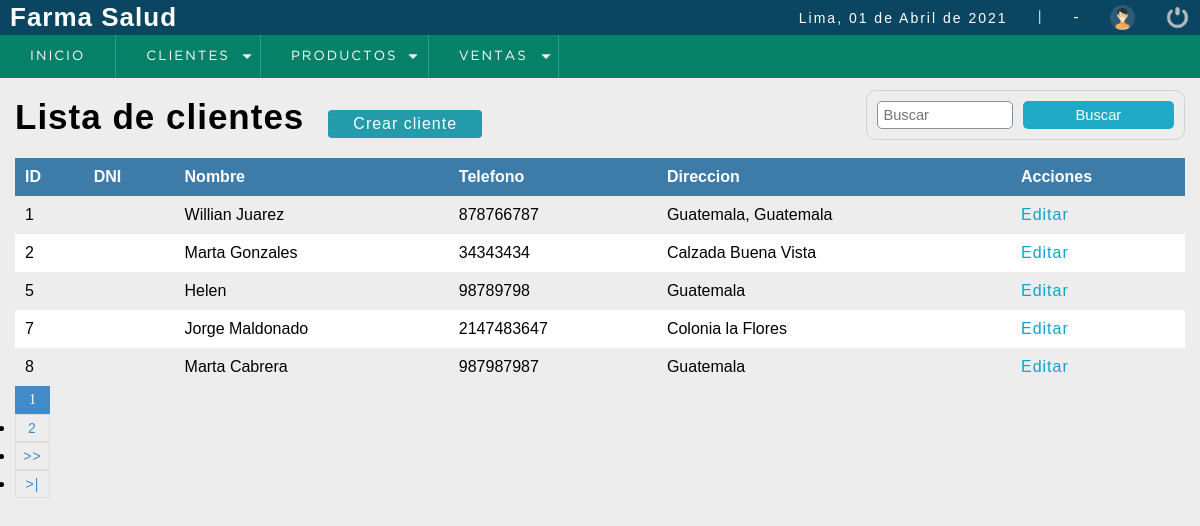
Page /sistema/lista_clientes.php (signed in) on the committed database.
### tables this page shows
CREATE TABLE `cliente` (
  `idcliente` int(11) NOT NULL,
  `nit` int(11) DEFAULT NULL,
  
  `nombre` varchar(80) DEFAULT NULL,
  `telefono` int(11) DEFAULT NULL,
  `direccion` text,
  `dateadd` datetime NOT NULL DEFAULT CURRENT_TIMESTAMP,
  `usuario_id` int(11) NOT NULL,
  `estatus` int(11) NOT NULL DEFAULT '1'
);

### sistema/includes/functions.php (called while the page is built, shortened)
<?php
	function fechaC(){
		$mes = array("","Enero",
					  "Febrero",
					  "Marzo",
					  "Abril",
					  "Mayo",
					  "Junio",
					  "Julio",
					  "Agosto",
					  "Septiembre",
					  "Octubre",
					  "Noviembre",
					  "Diciembre");
		return date('d')." de ". $mes[date('n')] . " de " . date('Y');
	}
 ?>

### sistema/lista_clientes.php (the view, shortened to what this page needs)
<?php
	include "../conexion.php";
 ?>
<!DOCTYPE html>
<html lang="en">
<head>
	<?php include "includes/scripts.php"; ?>
</head>
<body>
	<?php include "includes/header.php"; ?>
	<section id="container">
		<h1>Lista de clientes</h1>
		<a href="registro_cliente.php" class="btn_new">Crear cliente</a>
		<form action="buscar_cliente.php" method="get" class="form_search">
			<input type="text" name="busqueda" id="busqueda" placeholder="Buscar">
			<input type="submit" value="Buscar" class="btn_search">
		</form>
		<table>
			<tr>
				<th>ID</th>
				<th>DNI</th>
				<th>Nombre</th>
				<th>Telefono</th>
				<th>Direccion</th>
				<th>Acciones</th>
			</tr>
		<?php
			$sql_registe = mysqli_query($conection,"SELECT COUNT(*) as total_registro FROM cliente WHERE estatus = 1 ");
			$result_register = mysqli_fetch_array($sql_registe);
			$total_registro = $result_register['total_registro'];
			$por_pagina = 5;
			if(empty($_GET['pagina']))
			{
				$pagina = 1;
			}else{
				$pagina = $_GET['pagina'];
			}
			$desde = ($pagina-1) * $por_pagina;
			$total_paginas = ceil($total_registro / $por_pagina);
			$query = mysqli_query($conection,"SELECT * FROM cliente WHERE estatus = 1 ORDER BY idcliente ASC LIMIT $desde,$por_pagina
				");
			$result = mysqli_num_rows($query);
			if($result > 0){
				while ($data = mysqli_fetch_array($query)) {
			?>
				<tr>
					<td><?php echo $data["idcliente"]; ?></td>
					<td><?php echo $data["DNI"]; ?></td>
					<td><?php echo $data["nombre"]; ?></td>
					<td><?php echo $data["telefono"]; ?></td>
					<td><?php echo $data["direccion"] ?></td>
					<td>
						<a class="link_edit" href="editar_cliente.php?id=<?php echo $data["idcliente"]; ?>">Editar</a>
					</td>
				</tr>
		<?php
				}
			}
		 ?>
		</table>
		<div class="paginador">
			<ul>
			<?php
				for ($i=1; $i <= $total_paginas; $i++) {
					if($i == $pagina)
					{
						echo '<li class="pageSelected">'.$i.'</li>';
					}else{
						echo '<li><a href="?pagina='.$i.'">'.$i.'</a></li>';
					}
				}
				if($pagina != $total_paginas)
				{
			 ?>
				<li><a href="?pagina=<?php echo $pagina + 1; ?>">>></a></li>
				<li><a href="?pagina=<?php echo $total_paginas; ?> ">>|</a></li>
			<?php } ?>
			</ul>
		</div>
	</section>
</body>
</html>

### sistema/includes/scripts.php (shortened to what this page needs)
<link rel="stylesheet" type="text/css" href="css/style.css">
<?php include "functions.php"; ?>

### sistema/includes/header.php (shortened to what this page needs)
	<header>
		<div class="header">
			<h1>Farma Salud</h1>
			<div class="optionsBar">
				<p>Lima, <?php echo fechaC(); ?></p>
				<span>|</span>
				<span class="user"><?php echo $_SESSION['user'].' -'.$_SESSION['rol']; ?></span>
				<img class="photouser" src="img/user.png" alt="Usuario">
				<a href="salir.php"><img class="close" src="img/salir.png" alt="Salir del sistema" title="Salir"></a>
			</div>
		</div>
		<?php include "nav.php"; ?>
</header>

### sistema/includes/nav.php (shortened to what this page needs)
<nav>
	<ul>
		<li><a href="index.php">Inicio</a></li>
		<li class="principal">
			<a href="#">Clientes</a>
		</li>
		<li class="principal">
			<a href="#">Productos</a>
		</li>
		<li class="principal">
			<a href="#">Ventas</a>
		</li>
	</ul>
</nav>

### sistema/css/style.css (style rules this page uses)
* { margin: 0; padding: 0; box-sizing: border-box; }
body { background: #ededed; }
h1, h2, h3, h4, h5, h6 { font-family: 'arial'; font-weight: bold; letter-spacing: 1px; }
h1 { font-size: 26px; }
p { font-family: 'arial'; letter-spacing: 2px; font-size: 14px; line-height: 20px; }
a { text-decoration: none; font-family: arial; letter-spacing: 1px; }
span { font-family: 'GothamBook'; letter-spacing: 1px; font-size: 14px; line-height: 20px; }
header { position: fixed; width: 100%; }
.header { color: #FFF; background: #0a4661; height: 35px; display: -webkit-flex; display: -moz-flex; display: -ms-flex; display: -o-flex; display: flex; justify-content: space-between; align-items: center; padding: 10px; }
.optionsBar { display: -webkit-flex; display: -moz-flex; display: -ms-flex; display: -o-flex; display: flex; justify-content: center; align-items: center; }
.optionsBar span { color: #FFF; font-size: 11pt; font-family: 'GothamBook'; text-transform: uppercase; margin-left: 30px; }
.photouser { margin-left: 30px; width: 25px; height: 25px; }
.close { width: 25px; height: 25px; }
.optionsBar a { display: -webkit-flex; display: -moz-flex; display: -ms-flex; display: -o-flex; display: flex; margin-left: 30px; }
nav ul { background: #058167; list-style: none; display: -webkit-flex; display: -moz-flex; display: -ms-flex; display: -o-flex; display: flex; justify-content: left; align-items: center; }
nav ul > li a { position: relative; }
nav a { color: #FFF; display: block; font-size: 10pt; font-family: 'GothamBook'; padding: 15px 30px; text-transform: uppercase; letter-spacing: 2px; transition: background .5s; border-right: 1px solid #319B8F; }
nav .principal > a { background: url(../images/arrow_bottom.png) no-repeat; background-position-x: 0%; background-position-y: 0%; background-size: auto auto; background-position: 94% center; background-size: 10px; }
#container { padding: 90px 15px 15px; }
form { background: #417dc1; margin: auto; padding: 20px 50px; border: 1px solid #d1d1d1; }
input,select { display: block; width: 100%; font-size: 11pt; padding: 5px; border: 1px solid #85929e; border-radius: 5px; }
#container h1 { font-size: 35px; display: inline-block; }
.btn_new { display: inline-block; background: #239baa; color: #FFF; padding: 5px 25px; border-radius: 4px; margin: 20px; }
table { border-collapse: collapse; font-size: 12pt; font-family: 'arial'; width: 100%; }
table th { text-align: left; padding: 10px; background: #3d7ba8; color: #FFF; }
table tr:nth-child(odd) { background: #FFF; }
table td { padding: 10px; }
.link_edit { color: #0ca4ce; }
.paginador a, .pageSelected { color: #428bca; border: 1px solid #ddd; padding: 5px; display: inline-block; font-size: 14px; text-align: center; width: 35px; }
.pageSelected { color: #FFF; background: #428bca; border: 1px solid #428bca; }
.form_search { display: -webkit-flex; display: -moz-flex; display: -ms-flex; display: -o-flex; display: flex; float: right; background: initial; padding: 10px; border-radius: 10px; }
.form_search .btn_search { background: #1faac8; color: #FFF; padding: 0 20px; border: 0; cursor: pointer; margin-left: 10px; }

### rows in the picture
cliente: idcliente "1", nombre "Willian Juarez", telefono "878766787", direccion "Guatemala, Guatemala"
cliente: idcliente "2", nombre "Marta Gonzales", telefono "34343434", direccion "Calzada Buena Vista"
cliente: idcliente "5", nombre "Helen", telefono "98789798", direccion "Guatemala"
cliente: idcliente "7", nombre "Jorge Maldonado", telefono "2147483647", direccion "Colonia la Flores"
cliente: idcliente "8", nombre "Marta Cabrera", telefono "987987987", direccion "Guatemala"

### other values in the picture
fechaC() "01 de Abril de 2021"
